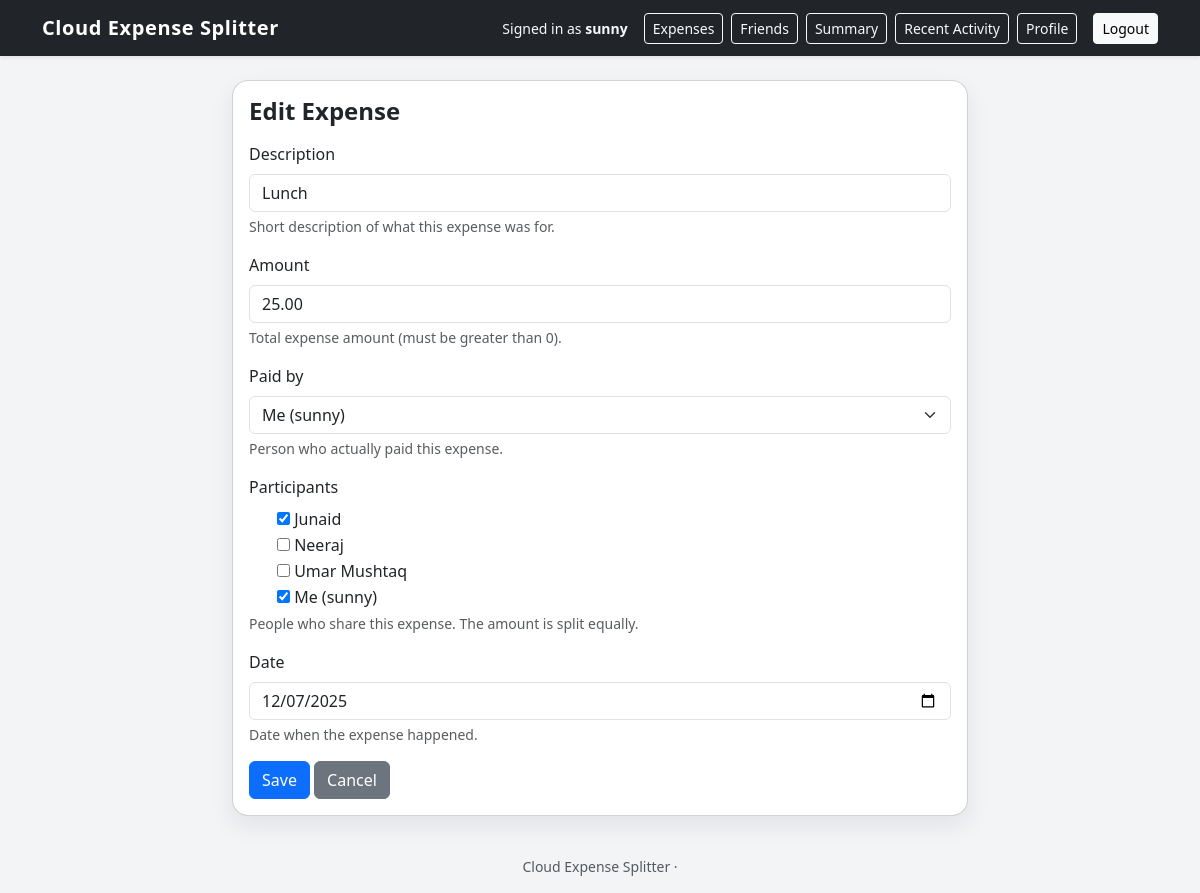
The app's page /6/edit/ (signed in) with its own data.
### expenses/models.py (models this page shows, shortened)
class Expense(models.Model):
    owner = models.ForeignKey(
        User,
        on_delete=models.CASCADE,
        related_name="expenses",
        null=True,
        blank=True,
    )
    description = models.CharField(
        max_length=200,
        help_text="Short description of what this expense was for.",
    )
    amount = models.DecimalField(
        max_digits=10,
        decimal_places=2,
        validators=[MinValueValidator(Decimal("0.01"))],
        help_text="Total expense amount (must be greater than 0).",
    )
    paid_by = models.ForeignKey(
        Person,
        on_delete=models.CASCADE,
        related_name="expenses_paid",
        help_text="Person who actually paid this expense.",
    )
    participants = models.ManyToManyField(
        Person,
        related_name="expenses_participated",
        help_text="People who share this expense. The amount is split equally.",
    )
    date = models.DateField(
        help_text="Date when the expense happened.",
    )
    created_at = models.DateTimeField(
        auto_now_add=True,
        help_text="Timestamp automatically set when the expense is created.",
    )
    updated_at = models.DateTimeField(
        auto_now=True,
        help_text="Timestamp automatically updated when the expense is changed.",
    )

class Person(models.Model):
    owner = models.ForeignKey(
        User,
        on_delete=models.CASCADE,
        related_name="friends",
        null=True,
        blank=True,
    )
    name = models.CharField(
        max_length=100,
        help_text="Name of the person in the expense group.",
    )
    email = models.EmailField(
        blank=True,
        null=True,
        help_text="Optional email address (for information only, not for login).",
    )
    def __str__(self):
        if self.owner and self.owner.username and self.name == self.owner.username:
            return f"Me ({self.owner.username})"
        return self.name

### expenses/views.py (the view, shortened to what this page needs)
# urls.py: path("<int:pk>/edit/", ExpenseUpdateView.as_view(), name="expense_update"),
class ExpenseUpdateView(LoginRequiredMixin, UpdateView):
    model = Expense
    form_class = ExpenseForm
    template_name = "expenses/expense_form.html"
    success_url = reverse_lazy("expense_list")
    def get_queryset(self):
        return Expense.objects.filter(owner=self.request.user)
    def get_form_kwargs(self):
        kwargs = super().get_form_kwargs()
        kwargs["user"] = self.request.user
        return kwargs

### expenses/forms.py (shortened to what this page needs)
class ExpenseForm(forms.ModelForm):
    class Meta:
        model = Expense
        fields = ["description", "amount", "paid_by", "participants", "date"]
        widgets = {
            "description": forms.TextInput(
                attrs={"class": "form-control", "placeholder": "e.g. Groceries"}
            ),
            "amount": forms.NumberInput(
                attrs={"class": "form-control", "step": "0.01", "min": "0.01"}
            ),
            "paid_by": forms.Select(attrs={"class": "form-select"}),
            "date": forms.DateInput(
                attrs={"type": "date", "class": "form-control"}
            ),
            "participants": forms.CheckboxSelectMultiple(),
        }
    def __init__(self, *args, user=None, **kwargs):
        super().__init__(*args, **kwargs)
        if user is not None:
            qs = Person.objects.filter(owner=user).order_by("name")
            self.fields["paid_by"].queryset = qs
            self.fields["participants"].queryset = qs

### expenses/templates/expenses/expense_form.html (shortened to what this page needs)
{% extends "expenses/base.html" %}
{% block content %}
<div class="row">
    <div class="col-lg-8 mx-auto">
        <div class="card page-card">
            <div class="card-body">
                <h1 class="h4 page-title mb-3">
                    {% if object %}Edit Expense{% else %}Add Expense{% endif %}
                </h1>
                <form method="post" novalidate>
                    {% for field in form %}
                        <div class="mb-3">
                            <label class="form-label" for="{{ field.id_for_label }}">
                                {{ field.label }}
                            </label>
                            {% if field.name == "participants" %}
                                <div class="ms-1">
                                    {% for checkbox in field %}
                                        <div class="form-check">
                                            {{ checkbox.tag }}
                                            <label class="form-check-label" for="{{ checkbox.id_for_label }}">
                                                {{ checkbox.choice_label }}
                                            </label>
                                        </div>
                                    {% endfor %}
                                </div>
                            {% else %}
                                {{ field }}
                            {% endif %}
                            {% if field.help_text %}
                                <div class="form-text">{{ field.help_text }}</div>
                            {% endif %}
                        </div>
                    {% endfor %}
                    <button type="submit" class="btn btn-primary">Save</button>
                    <a href="{% url 'expense_list' %}" class="btn btn-secondary">Cancel</a>
                </form>
            </div>
        </div>
    </div>
</div>
{% endblock %}

### expenses/templates/expenses/base.html (shortened to what this page needs)
<!DOCTYPE html>
<html lang="en">
<head>
    <link
        href="https://cdn.jsdelivr.net/npm/bootstrap@5.3.3/dist/css/bootstrap.min.css"
        rel="stylesheet"
    >
</head>
<body>
<nav class="navbar navbar-expand-lg navbar-dark bg-dark shadow-sm">
    <div class="container">
        <a class="navbar-brand" href="{% url 'expense_list' %}">
            Cloud Expense Splitter
        </a>
        <div class="ms-auto d-flex align-items-center gap-2">
            {% if user.is_authenticated %}
                <span class="text-light small me-2">
                    Signed in as <strong>{{ user.username }}</strong>
                </span>
                <a href="{% url 'expense_list' %}" class="btn btn-sm btn-outline-light">
                    Expenses
                </a>
                <a href="{% url 'person_list' %}" class="btn btn-sm btn-outline-light">
                    Friends
                </a>
                <a href="{% url 'balance_summary' %}" class="btn btn-sm btn-outline-light">
                    Summary
                <a href="{% url 'activity_list' %}" class="btn btn-sm btn-outline-light">
                    Recent Activity
                </a>
                <a href="{% url 'profile' %}" class="btn btn-sm btn-outline-light">
                    Profile
                </a>
                </a>
                <a href="{% url 'logout' %}" class="btn btn-sm btn-light ms-2">
                    Logout
                </a>
            {% endif %}
        </div>
    </div>
</nav>
<main class="container py-4">
    {% block content %}{% endblock %}
</main>
<footer class="text-center text-muted py-3 small">
    Cloud Expense Splitter &middot;
</footer>
</body>
</html>

### expenses/templates/expenses/base.html (style rules this page uses)
body { background: #f3f4f6; }
.navbar-brand { font-weight: 600; letter-spacing: 0.03em; }
.page-card { border-radius: 1rem; box-shadow: 0 10px 25px rgba(15, 23, 42, 0.08); }
.page-title { font-weight: 600; }

### records on screen
Expense: form "Lunch" "25.00" "Me (sunny)" "12/07/2025"
Person: choice_label "Junaid"
Person: choice_label "Neeraj"
Person: choice_label "Umar Mushtaq"

### other values on screen
{{ user.username }} "sunny"
{{ field.label }} "Description" "Amount" "Paid by" "Participants" "Date"
{{ field.help_text }} "Short description of what this expense was for." "Total expense amount (must be greater than 0)." "Person who actually paid this expense." "People who share this expense. The amount is split equally." "Date when the expense happened."
{{ checkbox.choice_label }} "Me (sunny)"
